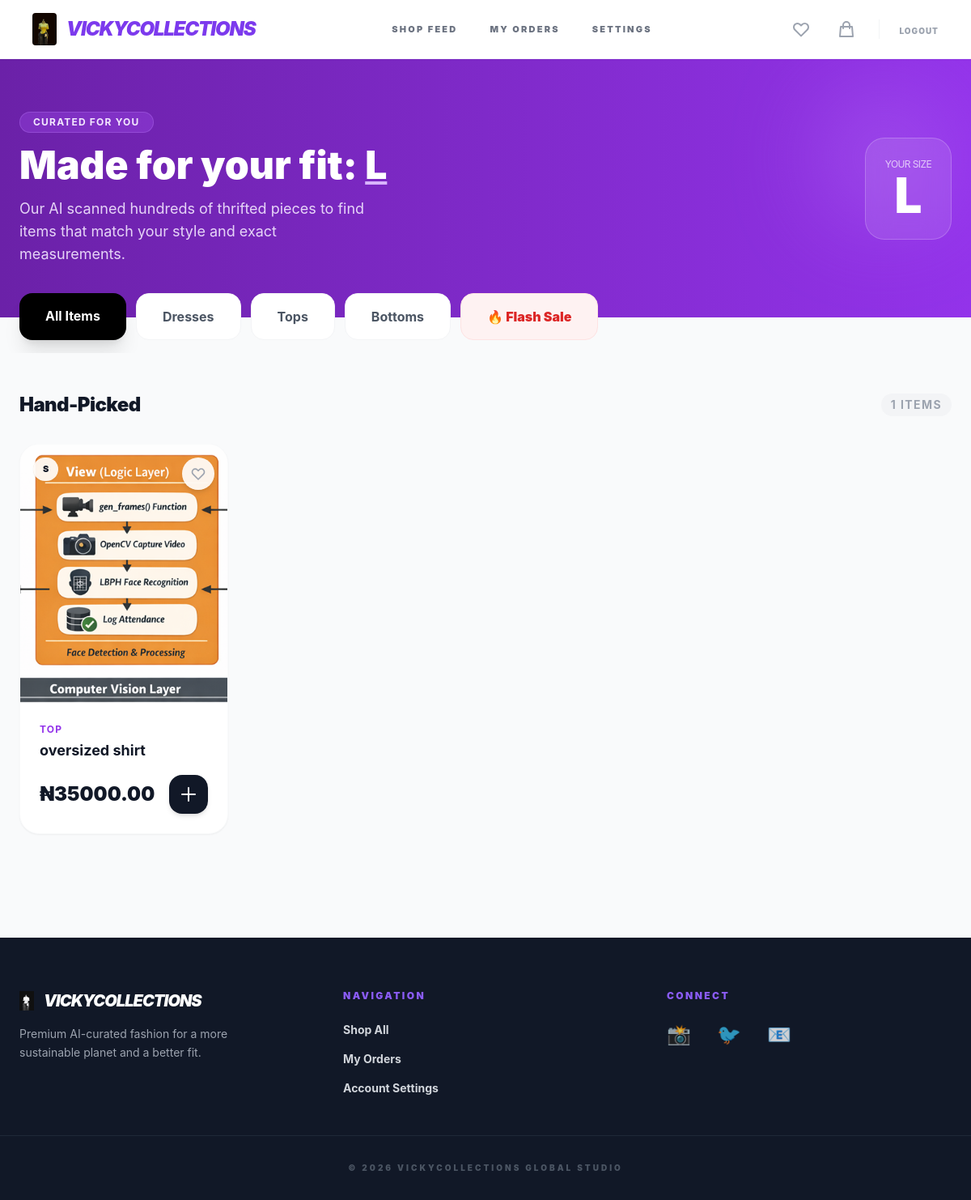
Screenshot of /dashboard/ (signed in) with the database file from the repository.
### store/models.py (models this page shows, shortened)
class StoreSettings(models.Model):
    store_name = models.CharField(max_length=100, default="ThriftElegance")
    logo = models.ImageField(upload_to='store_assets/', blank=True, null=True)
    class Meta:
        verbose_name_plural = "Store Settings"
    @classmethod
    def load(cls):
        obj, created = cls.objects.get_or_create(pk=1)
        return obj

class User(AbstractUser):
    email = models.EmailField(unique=True)
    preferred_size = models.CharField(
        max_length=5,
        choices=SIZE_CHOICES,
        blank=True,
        null=True,
        help_text="Used by AI to curate your personalized rack"
    )
    USERNAME_FIELD = 'email'
    REQUIRED_FIELDS = ['username']

class Product(models.Model):
    name = models.CharField(max_length=200)
    description = models.TextField(blank=True, help_text="Detailed info for the Product Page")
    price = models.DecimalField(max_digits=12, decimal_places=2, help_text="The current selling price")
    original_price = models.DecimalField(max_digits=12, decimal_places=2, null=True, blank=True, help_text="Slashed price (e.g., 50000)")
    quantity = models.PositiveIntegerField(default=1, help_text="How many units are in stock")
    is_available = models.BooleanField(default=True)
    image = models.ImageField(upload_to='products/', help_text="Primary display image")
    image_hover = models.ImageField(upload_to='products/', blank=True, null=True, help_text="Secondary/Detail image")
    size = models.CharField(max_length=10, choices=SIZE_CHOICES) # Increased max_length for safety
    category = models.CharField(max_length=20, choices=CATEGORY_CHOICES, default='DRESS')
    favorites = models.ManyToManyField(User, related_name="favorites", blank=True)
    created_at = models.DateTimeField(auto_now_add=True)

### store/views.py (the view)
# urls.py: path('dashboard/', views.dashboard, name='dashboard'),
@login_required
def dashboard(request):
    user_size = request.user.preferred_size
    all_available = Product.objects.filter(is_available=True).order_by('-created_at')
    recommended = all_available.filter(size=user_size)
    return render(request, 'store/dashboard.html', {
        'products': all_available, # Show all, but you can highlight recommended in template
        'recommended': recommended,
        'user_size': user_size
    })

### store/context_processors.py (called while the page is built)
def store_info(request):
    return {
        'store': StoreSettings.load()
    }

### templates/store/dashboard.html (shortened to what this page needs)
{% extends 'base.html' %}
{% block content %}
<section class="bg-gradient-to-r from-purple-800 to-purple-600 text-white py-12 md:py-16 px-6">
    <div class="max-w-7xl mx-auto flex flex-col md:flex-row items-center justify-between text-center md:text-left">
        <div class="mb-8 md:mb-0">
            <span class="inline-block bg-purple-500/30 text-purple-100 py-1 px-4 rounded-full text-[10px] md:text-xs font-bold uppercase tracking-widest border border-purple-400/30">
                Curated for You
            </span>
            <h2 class="text-3xl md:text-5xl font-black mt-4 mb-4 leading-tight">
                Made for your fit: <span class="underline decoration-purple-300">{{ user.preferred_size }}</span>
            </h2>
            <p class="text-purple-100 text-sm md:text-lg opacity-90 max-w-md mx-auto md:mx-0">
                Our AI scanned hundreds of thrifted pieces to find items that match your style and exact measurements.
            </p>
        </div>
        <div class="hidden md:block relative">
            <div class="w-32 h-32 bg-purple-400 rounded-full blur-3xl absolute -top-10 -left-10 opacity-50"></div>
            <div class="relative bg-white/10 backdrop-blur-lg border border-white/20 p-6 rounded-3xl text-center">
                <p class="text-xs uppercase tracking-tighter opacity-70">Your Size</p>
                <p class="text-6xl font-black">{{ user.preferred_size }}</p>
            </div>
        </div>
    </div>
</section>
<div class="max-w-7xl mx-auto px-4 md:px-6 mt-[-30px] relative z-10 flex space-x-3 overflow-x-auto no-scrollbar pb-4">
    <a href="{% url 'dashboard' %}" class="{% if not request.GET.category %}bg-black text-white shadow-xl{% else %}bg-white text-gray-600 border border-gray-100{% endif %} px-6 md:px-8 py-3 md:py-4 rounded-xl md:rounded-2xl text-sm md:text-base font-bold whitespace-nowrap transition transform active:scale-95">
        All Items
    </a>
    <a href="?category=Dresses" class="{% if request.GET.category == 'Dresses' %}bg-purple-600 text-white shadow-lg{% else %}bg-white text-gray-600 border border-gray-100{% endif %} px-6 md:px-8 py-3 md:py-4 rounded-xl md:rounded-2xl text-sm md:text-base font-bold whitespace-nowrap transition transform active:scale-95">
        Dresses
    </a>
    <a href="?category=Tops" class="{% if request.GET.category == 'Tops' %}bg-purple-600 text-white shadow-lg{% else %}bg-white text-gray-600 border border-gray-100{% endif %} px-6 md:px-8 py-3 md:py-4 rounded-xl md:rounded-2xl text-sm md:text-base font-bold whitespace-nowrap transition transform active:scale-95">
        Tops
    </a>
    <a href="?category=Bottoms" class="{% if request.GET.category == 'Bottoms' %}bg-purple-600 text-white shadow-lg{% else %}bg-white text-gray-600 border border-gray-100{% endif %} px-6 md:px-8 py-3 md:py-4 rounded-xl md:rounded-2xl text-sm md:text-base font-bold whitespace-nowrap transition transform active:scale-95">
        Bottoms
    </a>
    <a href="?sale=true" class="bg-red-50 border border-red-100 text-red-600 px-6 md:px-8 py-3 md:py-4 rounded-xl md:rounded-2xl text-sm md:text-base whitespace-nowrap font-black transition transform active:scale-95">
        🔥 Flash Sale
    </a>
</div>
<main class="max-w-7xl mx-auto px-4 md:px-6 py-8 md:py-12">
    <div class="flex justify-between items-center mb-8">
        <h3 class="text-xl md:text-2xl font-black text-gray-900 tracking-tight">Hand-Picked</h3>
        <p class="text-[10px] md:text-sm font-bold text-gray-400 bg-gray-100 px-3 py-1 rounded-full uppercase tracking-widest">{{ products|length }} Items</p>
    </div>
    <div class="grid grid-cols-2 md:grid-cols-3 lg:grid-cols-4 gap-4 md:gap-10">
        {% for product in products %}
        <div class="group bg-white rounded-2xl md:rounded-3xl shadow-sm border border-gray-50 overflow-hidden hover:shadow-xl transition-all duration-300 flex flex-col">
            <div class="relative aspect-[4/5] overflow-hidden">
                <img src="{{ product.image.url }}" alt="{{ product.name }}" class="w-full h-full object-cover group-hover:scale-105 transition-transform duration-500">
                <span class="absolute top-2 left-2 md:top-4 md:left-4 bg-white/90 backdrop-blur-md text-gray-900 text-[9px] md:text-[11px] font-black px-2 py-1 md:px-3 md:py-1.5 rounded-lg md:rounded-full shadow-sm">
                    {{ product.size }}
                </span>
                <a href="{% url 'toggle_wishlist' product.id %}" class="absolute top-2 right-2 md:top-4 md:right-4 bg-white/90 backdrop-blur-md p-2 md:p-2.5 rounded-full shadow-md active:scale-90 transition-all">
                    <svg xmlns="http://www.w3.org/2000/svg" class="h-4 w-4 md:h-5 md:w-5 {% if request.user in product.favorites.all %}fill-red-500 text-red-500{% else %}text-gray-400{% endif %}" fill="none" viewBox="0 0 24 24" stroke="currentColor">
                        <path stroke-linecap="round" stroke-linejoin="round" stroke-width="2" d="M4.318 6.318a4.5 4.5 0 000 6.364L12 20.364l7.682-7.682a4.5 4.5 0 00-6.364-6.364L12 7.636l-1.318-1.318a4.5 4.5 0 00-6.364 0z" />
                    </svg>
                </a>
                <a href="{% url 'product_detail' product.id %}" class="absolute inset-0 z-0"></a>
            </div>
            <div class="p-3 md:p-6 flex flex-col flex-grow">
                <p class="text-[9px] md:text-xs font-bold text-purple-600 uppercase tracking-widest mb-1">{{ product.category }}</p>
                <h4 class="text-gray-900 font-bold text-sm md:text-lg truncate mb-2 md:mb-4">{{ product.name }}</h4>
                <div class="flex justify-between items-center mt-auto">
                    <div class="flex flex-col">
                        {% if product.discount_price %}
                            <span class="text-base md:text-2xl font-black text-gray-900">₦{{ product.discount_price }}</span>
                            <span class="text-red-500 text-[10px] md:text-xs font-bold line-through">₦{{ product.price }}</span>
                        {% else %}
                            <span class="text-base md:text-2xl font-black text-gray-900">₦{{ product.price }}</span>
                        {% endif %}
                    </div>
                    <a href="{% url 'add_to_cart' product.id %}" class="bg-gray-900 text-white p-2 md:p-3 rounded-xl md:rounded-2xl hover:bg-purple-600 active:scale-90 transition-all shadow-md relative z-10">
                        <svg xmlns="http://www.w3.org/2000/svg" class="h-4 w-4 md:h-6 md:w-6" fill="none" viewBox="0 0 24 24" stroke="currentColor">
                            <path stroke-linecap="round" stroke-linejoin="round" stroke-width="2" d="M12 4v16m8-8H4" />
                        </svg>
                    </a>
                </div>
            </div>
        </div>
        {% endfor %}
    </div>
</main>
{% endblock %}

### templates/base.html (shortened to what this page needs)
<!DOCTYPE html>
<html lang="en">
<head>
    <script src="https://cdn.tailwindcss.com"></script>
</head>
<body class="bg-gray-50 flex flex-col min-h-screen">
    <nav class="bg-white border-b border-brand-50 sticky top-0 z-50 shadow-sm">
        <div class="max-w-7xl mx-auto px-4 md:px-10 py-4 flex justify-between items-center">
            <a href="{% url 'landing' %}" class="flex items-center shrink-0 space-x-3">
                {% if store.logo %}
                    <img src="{{ store.logo.url }}" alt="{{ store.store_name }}" class="h-8 md:h-10 w-auto object-contain rounded">
                {% endif %}
                <span class="text-xl md:text-2xl font-black text-brand-600 tracking-tighter uppercase italic">
                    {{ store.store_name|default:"ThriftElegance" }}
                </span>
            </a>
            <div class="hidden md:flex items-center space-x-10 text-[11px] font-black text-gray-500 uppercase tracking-[0.2em]">
                <a href="{% url 'dashboard' %}" class="hover:text-brand-600 transition">Shop Feed</a>
                <a href="{% url 'order_history' %}" class="hover:text-brand-600 transition">My Orders</a>
                <a href="{% url 'profile_settings' %}" class="hover:text-brand-600 transition">Settings</a>
            </div>
            <div class="flex items-center space-x-3 md:space-x-6">
                {% if user.is_authenticated %}
                    <a href="{% url 'wishlist_view' %}" class="text-gray-400 hover:text-brand-600 transition p-1">
                        <svg xmlns="http://www.w3.org/2000/svg" class="h-6 w-6" fill="none" viewBox="0 0 24 24" stroke="currentColor">
                            <path stroke-linecap="round" stroke-linejoin="round" stroke-width="2" d="M4.318 6.318a4.5 4.5 0 000 6.364L12 20.364l7.682-7.682a4.5 4.5 0 00-6.364-6.364L12 7.636l-1.318-1.318a4.5 4.5 0 00-6.364 0z" />
                        </svg>
                    </a>
                    <a href="{% url 'cart' %}" class="relative text-gray-400 hover:text-brand-600 transition p-1">
                        <svg xmlns="http://www.w3.org/2000/svg" class="h-6 w-6" fill="none" viewBox="0 0 24 24" stroke="currentColor">
                            <path stroke-linecap="round" stroke-linejoin="round" stroke-width="2" d="M16 11V7a4 4 0 00-8 0v4M5 9h14l1 12H4L5 9z" />
                        </svg>
                    </a>
                    <form action="{% url 'logout' %}" method="POST" class="hidden md:block">
                        <button type="submit" class="text-[10px] font-black text-gray-400 hover:text-red-500 uppercase tracking-widest transition">
                            Logout
                        </button>
                    </form>
                {% else %}
                    <a href="{% url 'login' %}" class="font-black text-white bg-brand-600 px-6 py-2 rounded-xl text-xs uppercase tracking-widest shadow-lg shadow-brand-100 hover:bg-brand-700 transition">Login</a>
                {% endif %}
            </div>
        </div>
    </nav>
    <main class="flex-grow">
        {% block content %}
        {% endblock %}
    </main>
    <footer class="bg-gray-900 text-white pt-16 pb-8 mt-20">
        <div class="max-w-7xl mx-auto px-6 grid grid-cols-1 md:grid-cols-3 gap-12 border-b border-gray-800 pb-12">
            <div class="text-center md:text-left">
                <div class="flex items-center justify-center md:justify-start space-x-3 mb-4">
                    {% if store.logo %}
                        <img src="{{ store.logo.url }}" class="h-6 w-auto grayscale brightness-200">
                    {% endif %}
                    <h3 class="font-black italic uppercase tracking-tighter text-xl">{{ store.store_name|default:"ThriftElegance" }}</h3>
                </div>
                <p class="text-gray-400 text-sm leading-relaxed max-w-xs mx-auto md:mx-0">Premium AI-curated fashion for a more sustainable planet and a better fit.</p>
            </div>
            <div class="text-center md:text-left">
                <h4 class="font-black mb-6 text-xs uppercase tracking-[0.2em] text-brand-500">Navigation</h4>
                <ul class="text-gray-300 text-sm space-y-4 font-bold">
                    <li><a href="{% url 'dashboard' %}" class="hover:text-white transition">Shop All</a></li>
                    <li><a href="{% url 'order_history' %}" class="hover:text-white transition">My Orders</a></li>
                    <li><a href="{% url 'profile_settings' %}" class="hover:text-white transition">Account Settings</a></li>
                </ul>
            </div>
            <div class="text-center md:text-left">
                <h4 class="font-black mb-6 text-xs uppercase tracking-[0.2em] text-brand-500">Connect</h4>
                <div class="flex justify-center md:justify-start space-x-8 text-2xl">
                    <a href="#" class="hover:text-brand-500 transition opacity-80 hover:opacity-100">📸</a>
                    <a href="#" class="hover:text-brand-500 transition opacity-80 hover:opacity-100">🐦</a>
                    <a href="#" class="hover:text-brand-500 transition opacity-80 hover:opacity-100">📧</a>
                </div>
            </div>
        </div>
        <p class="text-center text-gray-600 text-[10px] mt-8 font-black uppercase tracking-[0.3em]">
            © 2026 {{ store.store_name|default:"ThriftElegance" }} Global Studio
        </p>
    </footer>
</body>
</html>

### templates/base.html (style rules this page uses)
.no-scrollbar { -ms-overflow-style: none; scrollbar-width: none; }

### templates/store/dashboard.html (style rules this page uses)
.no-scrollbar { -ms-overflow-style: none; scrollbar-width: none; }

### rows the page displays
StoreSettings: logo (picture), store_name "VICKYCOLLECTIONS"
User: preferred_size "L"
Product: image (picture), size "S", category "TOP", name "oversized shirt", price "35000.00"

### other values shown
{{ products|length }} "1"
